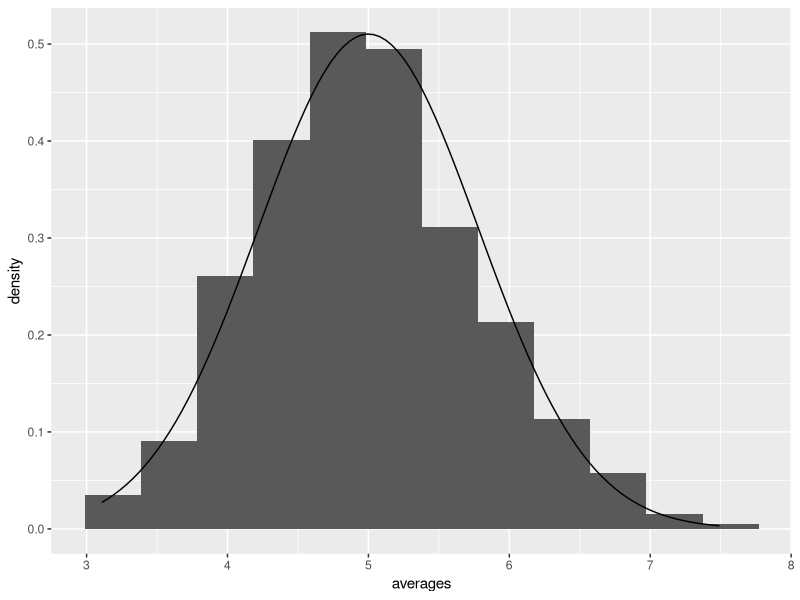

Here is the R script that generated this plot:
## ---- chunk 1
set.seed(1)
lambda <- 0.2 # Set lambda = 0.2 for all of the simulations.
n <- 40       # In this simulation, we investigate the distribution of averages
              # of 40 exponentials.
simulations <- 1:1000 # We need to do a thousand or so simulated averages
averages <- sapply(simulations, function(x) { mean(rexp(n, lambda)) })
## ---- chunk 2
mean(averages)
1/lambda
## ---- chunk 3
(1/lambda)/sqrt(40) # Theoretical standard deviation
sd(averages)        # actual standard deviation
# And the variances
((1/lambda)/sqrt(40))^2
sd(averages)^2
## ---- chunk 4
library(ggplot2)
# Sturges' formula
k <- ceiling(log2(length(simulations)) + 1)
bw <- (range(averages)[2] - range(averages)[1]) / k
averages.sd <- sd(averages)
p <- ggplot(data.frame(averages), aes(x=averages))
p <- p + geom_histogram(aes(y=..density..), binwidth=bw)
p <- p + stat_function(fun = dnorm, args=list(mean=5, sd=averages.sd))
p
## ---- chunk 5
mean(averages) + c(-1,1) * 1.96 * sd(averages) / sqrt(length(averages))
